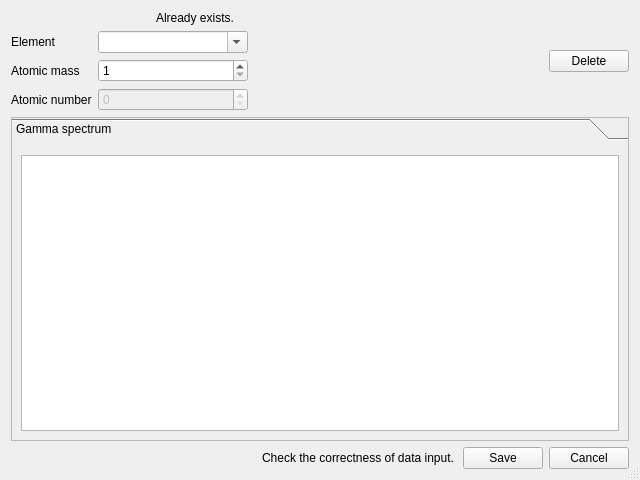
<?xml version="1.0" encoding="UTF-8"?>
<ui version="4.0">
 <class>REditNuclideDialog</class>
 <widget class="QDialog" name="REditNuclideDialog">
  <property name="windowModality">
   <enum>Qt::NonModal</enum>
  </property>
  <property name="geometry">
   <rect>
    <x>0</x>
    <y>0</y>
    <width>640</width>
    <height>480</height>
   </rect>
  </property>
  <property name="minimumSize">
   <size>
    <width>640</width>
    <height>480</height>
   </size>
  </property>
  <property name="windowTitle">
   <string>Edit nuclide</string>
  </property>
  <property name="sizeGripEnabled">
   <bool>true</bool>
  </property>
  <layout class="QVBoxLayout" name="verticalLayout">
   <item>
    <layout class="QHBoxLayout" name="topLayout">
     <item>
      <layout class="QVBoxLayout" name="verticalLayout_3">
       <item>
        <layout class="QHBoxLayout" name="horizontalLayout_2">
         <item>
          <widget class="QLabel" name="nuclideNameLabel">
           <property name="font">
            <font>
             <weight>50</weight>
             <bold>false</bold>
            </font>
           </property>
           <property name="text">
            <string/>
           </property>
          </widget>
         </item>
         <item>
          <widget class="QLabel" name="errorLabel">
           <property name="styleSheet">
            <string notr="true">QLabel {
	background: url(:/Radiance/icons/error.png);
	background-position: center left;
	background-repeat: no-repeat;
	padding-left: 20px;
}</string>
           </property>
           <property name="text">
            <string>Already exists.</string>
           </property>
          </widget>
         </item>
        </layout>
       </item>
       <item>
        <layout class="QFormLayout" name="formLayout_2">
         <item row="0" column="0">
          <widget class="QLabel" name="elementLabel">
           <property name="text">
            <string>Element</string>
           </property>
          </widget>
         </item>
         <item row="0" column="1">
          <widget class="QComboBox" name="elementComboBox">
           <property name="editable">
            <bool>true</bool>
           </property>
           <property name="maxVisibleItems">
            <number>20</number>
           </property>
           <property name="insertPolicy">
            <enum>QComboBox::InsertAtBottom</enum>
           </property>
           <property name="minimumContentsLength">
            <number>15</number>
           </property>
           <property name="frame">
            <bool>true</bool>
           </property>
          </widget>
         </item>
         <item row="1" column="0">
          <widget class="QLabel" name="atomicMassLabel">
           <property name="text">
            <string>Atomic mass</string>
           </property>
          </widget>
         </item>
         <item row="1" column="1">
          <widget class="QSpinBox" name="atomicMassSpinBox">
           <property name="accelerated">
            <bool>true</bool>
           </property>
           <property name="minimum">
            <number>1</number>
           </property>
           <property name="maximum">
            <number>999</number>
           </property>
           <property name="value">
            <number>1</number>
           </property>
          </widget>
         </item>
         <item row="2" column="0">
          <widget class="QLabel" name="atomicNumberLabel">
           <property name="text">
            <string>Atomic number</string>
           </property>
          </widget>
         </item>
         <item row="2" column="1">
          <widget class="QSpinBox" name="atomicNumberSpinBox">
           <property name="enabled">
            <bool>false</bool>
           </property>
           <property name="maximum">
            <number>999</number>
           </property>
          </widget>
         </item>
        </layout>
       </item>
      </layout>
     </item>
     <item>
      <spacer name="horizontalSpacer">
       <property name="orientation">
        <enum>Qt::Horizontal</enum>
       </property>
       <property name="sizeHint" stdset="0">
        <size>
         <width>40</width>
         <height>20</height>
        </size>
       </property>
      </spacer>
     </item>
     <item>
      <widget class="QPushButton" name="deleteButton">
       <property name="text">
        <string>Delete</string>
       </property>
       <property name="icon">
        <iconset resource="../../resources/radiance.qrc">
         <normaloff>:/Radiance/icons/delete.png</normaloff>:/Radiance/icons/delete.png</iconset>
       </property>
       <property name="autoDefault">
        <bool>false</bool>
       </property>
      </widget>
     </item>
    </layout>
   </item>
   <item>
    <widget class="QToolBox" name="nuclideToolBox">
     <property name="frameShape">
      <enum>QFrame::StyledPanel</enum>
     </property>
     <property name="currentIndex">
      <number>0</number>
     </property>
     <widget class="QWidget" name="gammaSpectrumPageWidget">
      <property name="geometry">
       <rect>
        <x>0</x>
        <y>0</y>
        <width>620</width>
        <height>296</height>
       </rect>
      </property>
      <attribute name="label">
       <string>Gamma spectrum</string>
      </attribute>
      <layout class="QVBoxLayout" name="verticalLayout_2">
       <item>
        <widget class="QTableView" name="gammaSpectrumTableView">
         <property name="editTriggers">
          <set>QAbstractItemView::AllEditTriggers</set>
         </property>
         <property name="tabKeyNavigation">
          <bool>false</bool>
         </property>
         <property name="alternatingRowColors">
          <bool>true</bool>
         </property>
         <property name="selectionMode">
          <enum>QAbstractItemView::NoSelection</enum>
         </property>
         <property name="cornerButtonEnabled">
          <bool>false</bool>
         </property>
        </widget>
       </item>
      </layout>
     </widget>
    </widget>
   </item>
   <item>
    <layout class="QHBoxLayout" name="horizontalLayout">
     <item>
      <spacer name="horizontalSpacer_2">
       <property name="orientation">
        <enum>Qt::Horizontal</enum>
       </property>
       <property name="sizeHint" stdset="0">
        <size>
         <width>40</width>
         <height>20</height>
        </size>
       </property>
      </spacer>
     </item>
     <item>
      <widget class="QLabel" name="correctnessErrorLabel">
       <property name="enabled">
        <bool>true</bool>
       </property>
       <property name="styleSheet">
        <string notr="true">QLabel {
	background: url(:/Radiance/icons/error.png);
	background-position: center left;
	background-repeat: no-repeat;
	padding-left: 20px;
}</string>
       </property>
       <property name="frameShape">
        <enum>QFrame::NoFrame</enum>
       </property>
       <property name="text">
        <string>Check the correctness of data input.</string>
       </property>
      </widget>
     </item>
     <item>
      <widget class="QPushButton" name="saveButton">
       <property name="text">
        <string>Save</string>
       </property>
       <property name="icon">
        <iconset resource="../../resources/radiance.qrc">
         <normaloff>:/Radiance/icons/disk.png</normaloff>:/Radiance/icons/disk.png</iconset>
       </property>
       <property name="autoDefault">
        <bool>false</bool>
       </property>
      </widget>
     </item>
     <item>
      <widget class="QPushButton" name="cancelButton">
       <property name="text">
        <string>Cancel</string>
       </property>
       <property name="autoDefault">
        <bool>false</bool>
       </property>
      </widget>
     </item>
    </layout>
   </item>
  </layout>
 </widget>
 <resources>
  <include location="../../resources/radiance.qrc"/>
 </resources>
 <connections>
  <connection>
   <sender>cancelButton</sender>
   <signal>clicked()</signal>
   <receiver>REditNuclideDialog</receiver>
   <slot>reject()</slot>
   <hints>
    <hint type="sourcelabel">
     <x>464</x>
     <y>362</y>
    </hint>
    <hint type="destinationlabel">
     <x>255</x>
     <y>191</y>
    </hint>
   </hints>
  </connection>
 </connections>
</ui>
